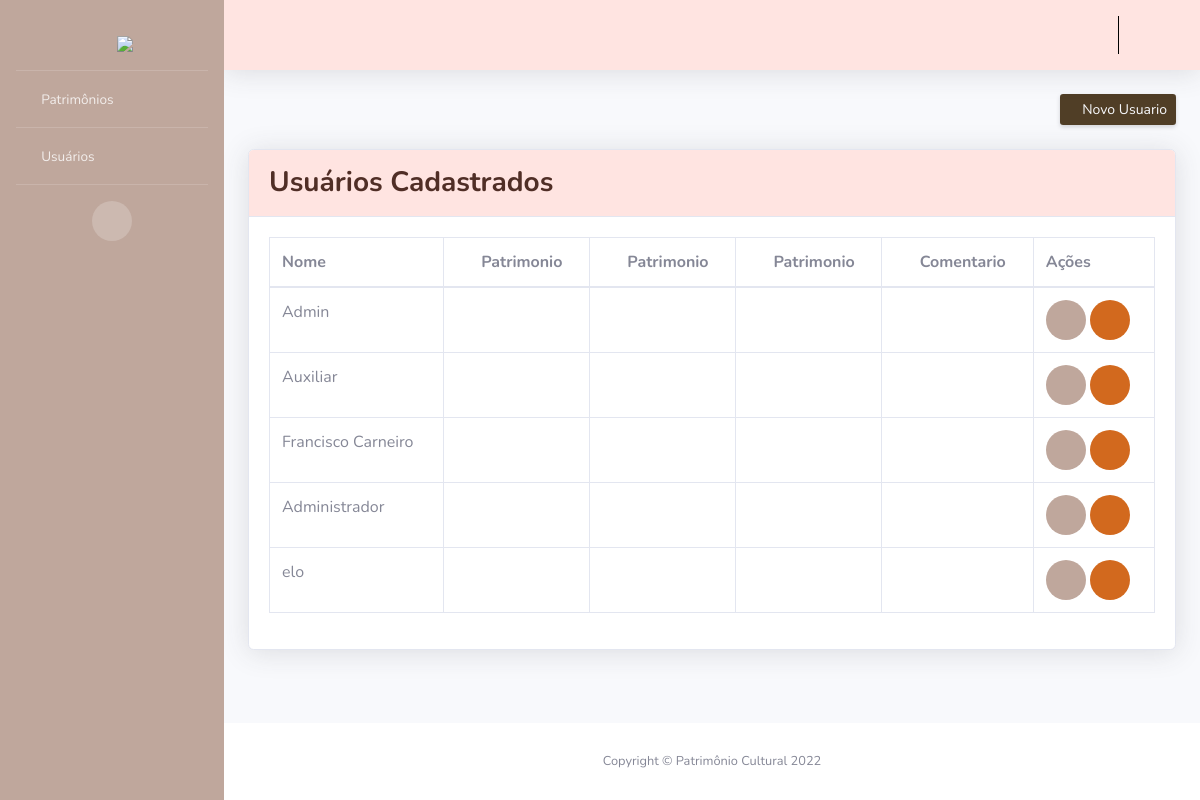
Screenshot of /adminUsuario/ with the database file from the repository.
### PC/models.py (models this page shows, shortened)
class Usuario(AbstractUser):
    cidade = models.CharField(max_length=100)
    choices_tipo = (
        ('S', 'Auxiliar'),
        ('A', 'Administrador')
        )
    tipo = models.CharField(max_length=1, choices=choices_tipo)

### PC/views.py (the view)
# urls.py: path('adminUsuario/', adminU, name='url_adminU'),
@has_permission_decorator('conceder_permissoes')
def adminU(request):
    users = Usuario.objects.all()
    pacote = {"users": users}
    return render(request, "adminUser.html", pacote)

### PC/templates/adminUser.html (shortened to what this page needs)
{% extends 'layouts/layout.html' %}
{% block botao %}
<a href="{% url 'url_createU' %}" class="d-none d-sm-inline-block btn btn-sm bg-logo text-light shadow-sm"><i
  class="fas fa-plus fa-sm text-white-50"></i> Novo Usuario</a>
{% endblock %}
{% block conteudo %}
<div class="card shadow mb-4">
  <div class="card-header py-3 bg-rosa">
      <h3 class="m-0 font-weight-bold text-logo">Usuários Cadastrados</h3>
  </div>
  <div class="card-body">
      <div class="table-responsive">
          <table class="table table-bordered" id="dataTable" width="100%" cellspacing="0">
              <thead>
                  <tr>
                      <th>Nome</th>
                      <th><a><i class="fas fa-plus fa-sm fa-fw mr-2"></i>Patrimonio</a></th>
                      <th><a><i class="fas fa-edit fa-sm fa-fw mr-2"></i>Patrimonio</a></th>
                      <th><a><i class="fas fa-trash fa-sm fa-fw mr-2"></i>Patrimonio</a></th>
                      <th><a><i class="fas fa-ban fa-sm fa-fw mr-2"></i>Comentario</a></th>
                      <th>Ações</th>
                  </tr>
              </thead>
              <tbody>
                {% for i in users %}
                  <tr>
                      <td>{{ i.first_name }}</td>
                      <td class="text-center">
                        {% load permission_tags %}
                        {% if i|can:'cadastrar_patrimonio' %}
                        <a class="u-link-v5 g-color-gray-dark-v4" href="{% url 'url_revCP' i.id %}">
                          <i class="fa fa-check text-verde"></i>
                        </a>
                        {% else %}
                        <a class="u-link-v5 g-color-gray-dark-v4" href="{% url 'url_conCP' i.id %}">
                          <i class="fa fa-times text-vermelho"></i>
                        </a>
                        {% endif %}
                    </td>
                    <td class="text-center">
                      {% if i|can:'editar_patrimonio' %}
                      <a class="u-link-v5 g-color-gray-dark-v4" href="{% url 'url_revEP' i.id %}">
                        <i class="fa fa-check text-verde"></i>
                      </a>
                      {% else %}
                      <a class="u-link-v5 g-color-gray-dark-v4" href="{% url 'url_conEP' i.id %}">
                        <i class="fa fa-times text-vermelho"></i>
                      </a>
                      {% endif %}
                    </td>
                    <td class="text-center">
                      {% if i|can:'remover_patrimonio' %}
                      <a class="u-link-v5 g-color-gray-dark-v4" href="{% url 'url_revDP' i.id %}">
                        <i class="fa fa-check text-verde"></i>
                      </a>
                      {% else %}
                      <a class="u-link-v5 g-color-gray-dark-v4" href="{% url 'url_conDP' i.id %}">
                        <i class="fa fa-times text-vermelho"></i>
                      </a>
                      {% endif %}
                    </td>
                    <td class="text-center">
                      {% if i|can:'remover_comentario' %}
                      <a class="u-link-v5 g-color-gray-dark-v4" href="{% url 'url_revDC' i.id %}">
                        <i class="fa fa-check text-verde"></i>
                      </a>
                      {% else %}
                      <a class="u-link-v5 g-color-gray-dark-v4" href="{% url 'url_conDC' i.id %}">
                        <i class="fa fa-times text-vermelho"></i>
                      </a>
                      {% endif %}
                  </td>
                    <td>
                        <a href="{% url 'url_showU' i.id %}" class="btn btn-circle bg-marrom text-white"><i class="fas fa-info btn-lg"></i></a>
                        <a href="{% url 'url_delU' i.id %}" class="btn btn-circle bg-laranja text-white" ><i class="fa fa-trash btn-lg"></i></a>
                    </td>
                  </tr>
                  {% endfor %}
              </tbody>
          </table>
      </div>
  </div>
</div>
{% endblock %}

### rows the page displays
Usuario: first_name "Admin"
Usuario: first_name "Auxiliar"
Usuario: first_name "Francisco Carneiro"
Usuario: first_name "Administrador"
Usuario: first_name "elo"
